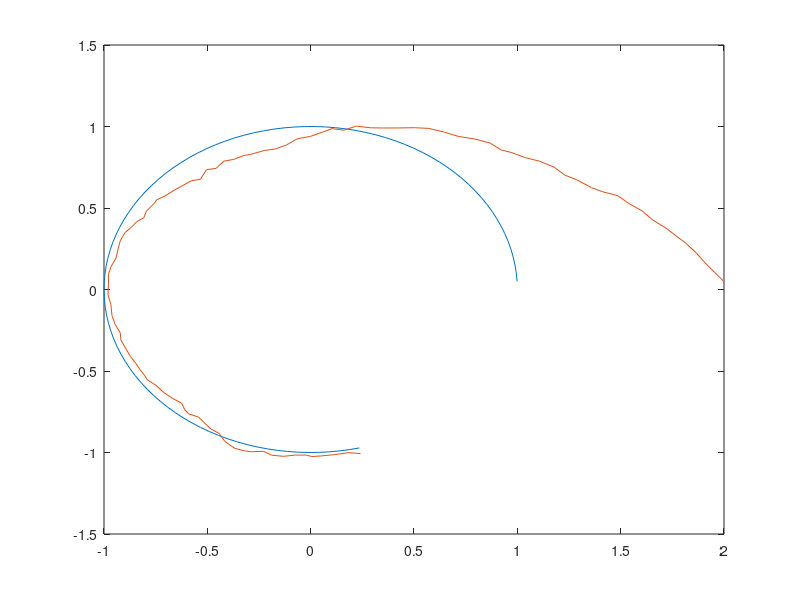

Here is the MATLAB script that generated this plot:
close all

finalIndex = 100;
deltaT = 0.05;
Q = eye(3);
F = 1000*eye(3);
R = eye(2);
%what you measure is just x and y
C = [1 0 0; 0 1 0; 0 0 0];

%standard deviation for the two covariance matrices
sigmaV = .01;
sigmaW = .1;

%Initial x and xhat
x = cell(finalIndex,1);
%The values are the difference between x and the reference (i.e. [0 0 0]
%would start on the reference path
x{1} = [1 0 pi/4]';
xhat = x;

%so covariance matrices are sigma^2*identity matrix (3x3)
noiseV = cell(finalIndex,1);
for i = 1:finalIndex
    noiseV{i} = [normrnd(0,sigmaV); normrnd(0,sigmaV); normrnd(0,sigmaV)];
end

noiseVcovar = sigmaV^2*eye(3);
noiseWcovar = sigmaW^2*eye(3);

noiseW = cell(finalIndex,1);
for i = 1:finalIndex
    noiseW{i} = [normrnd(0,sigmaW); normrnd(0,sigmaW); normrnd(0,sigmaW)];
end

A = cell(finalIndex,1);
B = A;
for i = 1:finalIndex
    A{i} = eye(3)+deltaT*[0 0 -cos((i-1)*deltaT); 0 0 -sin((i-1)*deltaT); 0 0 0];
    B{i} = deltaT*[-sin((i-1)*deltaT) 0; cos((i-1)*deltaT) 0; 0 1];
end

P = cell(finalIndex,1);
P{1} = zeros(3);
for i = 1:finalIndex
    P{i+1} = A{i}*(P{i}-P{i}*transpose(C)*inv(C*P{i}*transpose(C)+noiseWcovar)...
        *C*P{i})*transpose(A{i})+noiseVcovar;
end


S = cell(finalIndex,1);
S{finalIndex} = F;
for i = finalIndex-1:-1:1
S{i} = transpose(A{i})*(S{i+1}-S{i+1}*B{i}*...
    inv(transpose(B{i})*S{i+1}*B{i}+R)*transpose(B{i})*S{i+1})*A{i}+Q;
end

K = cell(finalIndex,1);
for i = 1:finalIndex
K{i} = P{i}*transpose(C)*inv(C*P{i}*transpose(C)+noiseWcovar);
end

L = cell(finalIndex-1,1);
u = L;
y = L;
for i = 1:finalIndex-1
L{i} = inv(transpose(B{i})*S{i+1}*B{i}+R)*transpose(B{i})*S{i+1}*A{i};
u{i} = -L{i}*x{i};
y{i} = C*x{i}+noiseW{i};
x{i+1} = A{i}*x{i}+B{i}*u{i}+noiseV{i};
end

for i = 1:finalIndex-2
xhat{i+1} = A{i}*xhat{i}+B{i}*u{i}+K{i+1}*(y{i+1}-C*(A{i}*xhat{i}+B{i}*u{i}));
end

xTilda = 1:finalIndex-1;
for i = 1:finalIndex-1
    xTilda(i) = xhat{i}(1);
end

yTilda = 1:finalIndex-1;
for i = 1:finalIndex-1
    yTilda(i) = xhat{i}(2);
end

xRef = 1:finalIndex-1;
for i = 1:finalIndex-1
    xRef(i) = cos(i*deltaT);
end

yRef = 1:finalIndex-1;
for i = 1:finalIndex-1
    yRef(i) = sin(i*deltaT);
end

%Because, e.g. x tilda = xhat-xRef
xValues = xTilda+xRef;
yValues = yTilda+yRef;

plot(xRef,yRef)
hold on
plot(xValues,yValues)
hold off